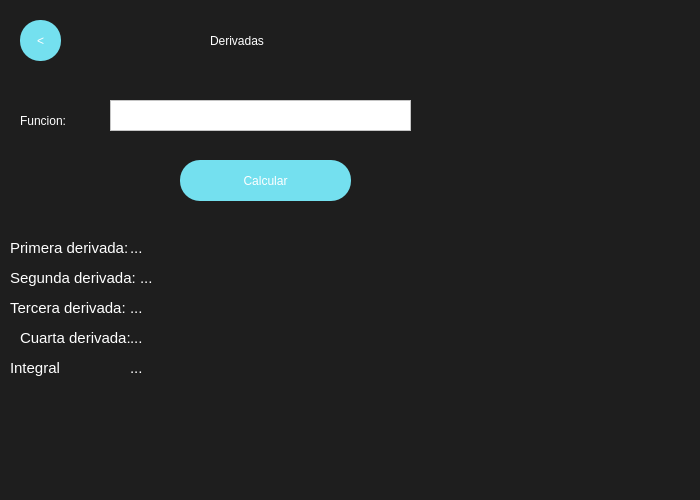
<?xml version="1.0" encoding="UTF-8"?>
<ui version="4.0">
 <class>MainWindow</class>
 <widget class="QMainWindow" name="MainWindow">
  <property name="geometry">
   <rect>
    <x>0</x>
    <y>0</y>
    <width>700</width>
    <height>500</height>
   </rect>
  </property>
  <property name="minimumSize">
   <size>
    <width>700</width>
    <height>500</height>
   </size>
  </property>
  <property name="maximumSize">
   <size>
    <width>700</width>
    <height>500</height>
   </size>
  </property>
  <property name="windowTitle">
   <string>MainWindow</string>
  </property>
  <property name="styleSheet">
   <string notr="true">QWidget{
background-color:#1E1E1E;
}

QPushButton{
background-color:#74E0Ef;
color:white;
font: 30pt &quot;Impact&quot;;
border-radius:25px;
}

QPushButton:hover{
background-color:#7A63FF;
color:#74E0Ef;
font: 30pt &quot;Impact&quot;;
border-radius:30px;
}

</string>
  </property>
  <widget class="QWidget" name="centralwidget">
   <widget class="QLabel" name="label">
    <property name="geometry">
     <rect>
      <x>210</x>
      <y>10</y>
      <width>281</width>
      <height>61</height>
     </rect>
    </property>
    <property name="styleSheet">
     <string notr="true">color:white;
font: 50pt &quot;Impact&quot;;
</string>
    </property>
    <property name="text">
     <string>Derivadas</string>
    </property>
   </widget>
   <widget class="QPushButton" name="FakeBackButton">
    <property name="geometry">
     <rect>
      <x>20</x>
      <y>20</y>
      <width>41</width>
      <height>41</height>
     </rect>
    </property>
    <property name="styleSheet">
     <string notr="true">font: 20pt &quot;impact&quot;;
border-radius:20px;</string>
    </property>
    <property name="text">
     <string>&lt;</string>
    </property>
   </widget>
   <widget class="QPushButton" name="DerivCalculateButton">
    <property name="geometry">
     <rect>
      <x>180</x>
      <y>160</y>
      <width>171</width>
      <height>41</height>
     </rect>
    </property>
    <property name="styleSheet">
     <string notr="true">font: 20pt &quot;impact&quot;;
border-radius:20px;</string>
    </property>
    <property name="text">
     <string>Calcular</string>
    </property>
   </widget>
   <widget class="QLabel" name="label_3">
    <property name="geometry">
     <rect>
      <x>20</x>
      <y>110</y>
      <width>81</width>
      <height>21</height>
     </rect>
    </property>
    <property name="styleSheet">
     <string notr="true">font:15pt&quot;Arial&quot;;
color:white;</string>
    </property>
    <property name="text">
     <string>Funcion:</string>
    </property>
   </widget>
   <widget class="QTextEdit" name="FunEntry">
    <property name="geometry">
     <rect>
      <x>110</x>
      <y>100</y>
      <width>301</width>
      <height>31</height>
     </rect>
    </property>
    <property name="styleSheet">
     <string notr="true">background-color: rgb(255, 255, 255);</string>
    </property>
   </widget>
   <widget class="QLabel" name="label_2">
    <property name="geometry">
     <rect>
      <x>10</x>
      <y>240</y>
      <width>121</width>
      <height>16</height>
     </rect>
    </property>
    <property name="styleSheet">
     <string notr="true">color: rgb(255, 255, 255);
font:15px;</string>
    </property>
    <property name="text">
     <string>Primera derivada:</string>
    </property>
   </widget>
   <widget class="QLabel" name="label_4">
    <property name="geometry">
     <rect>
      <x>10</x>
      <y>270</y>
      <width>131</width>
      <height>16</height>
     </rect>
    </property>
    <property name="styleSheet">
     <string notr="true">color: rgb(255, 255, 255);
font:15px;</string>
    </property>
    <property name="text">
     <string>Segunda derivada:</string>
    </property>
   </widget>
   <widget class="QLabel" name="label_5">
    <property name="geometry">
     <rect>
      <x>10</x>
      <y>300</y>
      <width>121</width>
      <height>16</height>
     </rect>
    </property>
    <property name="styleSheet">
     <string notr="true">color: rgb(255, 255, 255);
font:15px;</string>
    </property>
    <property name="text">
     <string>Tercera derivada:</string>
    </property>
   </widget>
   <widget class="QLabel" name="label_6">
    <property name="geometry">
     <rect>
      <x>20</x>
      <y>330</y>
      <width>111</width>
      <height>16</height>
     </rect>
    </property>
    <property name="styleSheet">
     <string notr="true">color: rgb(255, 255, 255);
font:15px;</string>
    </property>
    <property name="text">
     <string>Cuarta derivada:</string>
    </property>
   </widget>
   <widget class="QLabel" name="ResultPderiv">
    <property name="geometry">
     <rect>
      <x>130</x>
      <y>240</y>
      <width>181</width>
      <height>16</height>
     </rect>
    </property>
    <property name="styleSheet">
     <string notr="true">color: rgb(255, 255, 255);
font:15px;</string>
    </property>
    <property name="text">
     <string>...</string>
    </property>
   </widget>
   <widget class="QLabel" name="ResultSderiv">
    <property name="geometry">
     <rect>
      <x>140</x>
      <y>270</y>
      <width>181</width>
      <height>16</height>
     </rect>
    </property>
    <property name="styleSheet">
     <string notr="true">color: rgb(255, 255, 255);
font:15px;</string>
    </property>
    <property name="text">
     <string>...</string>
    </property>
   </widget>
   <widget class="QLabel" name="ResultTderiv">
    <property name="geometry">
     <rect>
      <x>130</x>
      <y>300</y>
      <width>181</width>
      <height>16</height>
     </rect>
    </property>
    <property name="styleSheet">
     <string notr="true">color: rgb(255, 255, 255);
font:15px;</string>
    </property>
    <property name="text">
     <string>...</string>
    </property>
   </widget>
   <widget class="QLabel" name="ResultCderiv">
    <property name="geometry">
     <rect>
      <x>130</x>
      <y>330</y>
      <width>181</width>
      <height>16</height>
     </rect>
    </property>
    <property name="styleSheet">
     <string notr="true">color: rgb(255, 255, 255);
font:15px;</string>
    </property>
    <property name="text">
     <string>...</string>
    </property>
   </widget>
   <widget class="QLabel" name="ResultInteg">
    <property name="geometry">
     <rect>
      <x>130</x>
      <y>360</y>
      <width>181</width>
      <height>16</height>
     </rect>
    </property>
    <property name="styleSheet">
     <string notr="true">color: rgb(255, 255, 255);
font:15px;</string>
    </property>
    <property name="text">
     <string>...</string>
    </property>
   </widget>
   <widget class="QLabel" name="label_7">
    <property name="geometry">
     <rect>
      <x>10</x>
      <y>360</y>
      <width>111</width>
      <height>16</height>
     </rect>
    </property>
    <property name="styleSheet">
     <string notr="true">color: rgb(255, 255, 255);
font:15px;</string>
    </property>
    <property name="text">
     <string>Integral</string>
    </property>
   </widget>
  </widget>
 </widget>
 <resources/>
 <connections/>
</ui>
